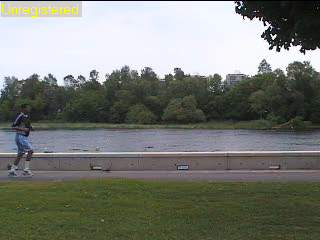
#> input picture images/park467.bmp, 320 x 240 px
$ python ImageDifference.py
#> lines starting #> are read from the running program, lines starting #| are printed output that depends on the picture; after the words box and inside, x2 and y2 are one past the last pixel; in counts of white or black regions, pixels touching at a corner belong together
import numpy as np
import cv2

# [10 lines of commented-out code are left out]

img1 = cv2.imread('images/park467.bmp',0)
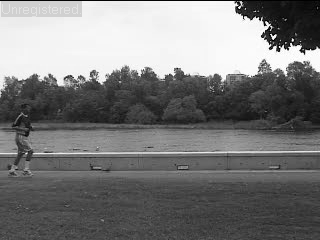
#> img1: shape (240, 320); min 0, max 255, mean 121.7
img2 = cv2.imread('images/park468.bmp',0)
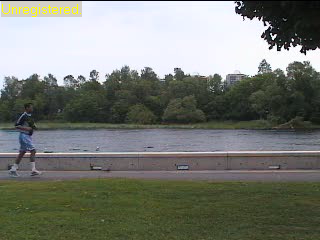
#> input picture images/park468.bmp, 320 x 240 px
#> img2: shape (240, 320); min 0, max 255, mean 121.7

#creating a window
cv2.namedWindow('image1')

#method called when creating a trackbar
def on_trackbar(number):
    _ ,thresh = cv2.threshold(diff, number, 255, cv2.THRESH_BINARY)
    cv2.imshow('image1', thresh)
    cv2.waitKey(0)

#pixel difference
diff = cv2.subtract(img1,img2)
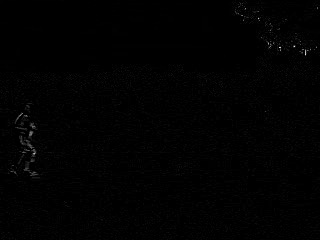
#> diff: shape (240, 320); min 0, max 226, mean 1.6

#create a trackbar
cv2.createTrackbar('trackbar', 'image1', 0 , 255, on_trackbar)
#> slider 'trackbar' is set to 85

#initialize
on_trackbar(0)
#> in on_trackbar, `_ ,thresh = cv2.threshold(diff, number, 255, cv2.THRESH_BINARY)`:
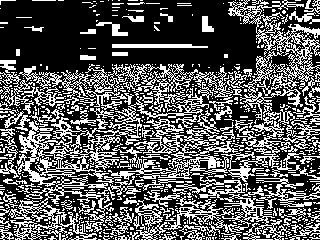
#> thresh: shape (240, 320); 35.3% white in thin lines or dots
#> call 2 of on_trackbar, with number = 85
#> in on_trackbar (call 2), `_ ,thresh = cv2.threshold(diff, number, 255, cv2.THRESH_BINARY)`:
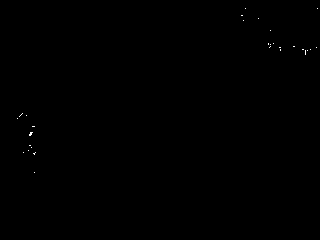
#> thresh: shape (240, 320); 0.08% white in thin lines or dots, all inside (x1, y1, x2, y2) = (17, 8, 318, 173)
